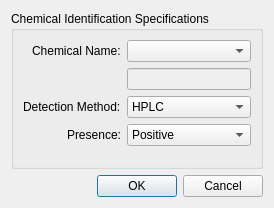
<?xml version="1.0" encoding="UTF-8"?>
<ui version="4.0">
 <class>Dialog</class>
 <widget class="QDialog" name="Dialog">
  <property name="geometry">
   <rect>
    <x>0</x>
    <y>0</y>
    <width>274</width>
    <height>208</height>
   </rect>
  </property>
  <property name="windowTitle">
   <string>Dialog</string>
  </property>
  <layout class="QGridLayout" name="gridLayout">
   <item row="0" column="0">
    <widget class="QGroupBox" name="groupBox">
     <property name="title">
      <string>Chemical Identification Specifications</string>
     </property>
     <layout class="QFormLayout" name="formLayout">
      <property name="labelAlignment">
       <set>Qt::AlignRight|Qt::AlignTrailing|Qt::AlignVCenter</set>
      </property>
      <item row="1" column="1">
       <widget class="QLineEdit" name="is_chem_nameLE">
        <property name="enabled">
         <bool>false</bool>
        </property>
       </widget>
      </item>
      <item row="2" column="0">
       <widget class="QLabel" name="label_2">
        <property name="text">
         <string>Detection Method:</string>
        </property>
       </widget>
      </item>
      <item row="2" column="1">
       <widget class="QComboBox" name="is_methodCombo">
        <item>
         <property name="text">
          <string>HPLC</string>
         </property>
        </item>
        <item>
         <property name="text">
          <string>UV-Vis</string>
         </property>
        </item>
        <item>
         <property name="text">
          <string>ICP-OES</string>
         </property>
        </item>
       </widget>
      </item>
      <item row="3" column="0">
       <widget class="QLabel" name="label_3">
        <property name="text">
         <string>Presence:</string>
        </property>
       </widget>
      </item>
      <item row="3" column="1">
       <widget class="QComboBox" name="is_presenceCombo">
        <item>
         <property name="text">
          <string>Positive</string>
         </property>
        </item>
        <item>
         <property name="text">
          <string>Negative</string>
         </property>
        </item>
       </widget>
      </item>
      <item row="0" column="1">
       <widget class="QComboBox" name="is_chem_nameCombo"/>
      </item>
      <item row="0" column="0">
       <widget class="QLabel" name="label">
        <property name="text">
         <string>Chemical Name:</string>
        </property>
       </widget>
      </item>
     </layout>
    </widget>
   </item>
   <item row="1" column="0">
    <widget class="QDialogButtonBox" name="acceptB">
     <property name="orientation">
      <enum>Qt::Horizontal</enum>
     </property>
     <property name="standardButtons">
      <set>QDialogButtonBox::Cancel|QDialogButtonBox::Ok</set>
     </property>
    </widget>
   </item>
  </layout>
 </widget>
 <tabstops>
  <tabstop>is_chem_nameLE</tabstop>
  <tabstop>is_methodCombo</tabstop>
  <tabstop>is_presenceCombo</tabstop>
  <tabstop>is_chem_nameCombo</tabstop>
 </tabstops>
 <resources/>
 <connections>
  <connection>
   <sender>acceptB</sender>
   <signal>accepted()</signal>
   <receiver>Dialog</receiver>
   <slot>accept()</slot>
   <hints>
    <hint type="sourcelabel">
     <x>248</x>
     <y>254</y>
    </hint>
    <hint type="destinationlabel">
     <x>157</x>
     <y>274</y>
    </hint>
   </hints>
  </connection>
  <connection>
   <sender>acceptB</sender>
   <signal>rejected()</signal>
   <receiver>Dialog</receiver>
   <slot>reject()</slot>
   <hints>
    <hint type="sourcelabel">
     <x>316</x>
     <y>260</y>
    </hint>
    <hint type="destinationlabel">
     <x>286</x>
     <y>274</y>
    </hint>
   </hints>
  </connection>
 </connections>
</ui>
